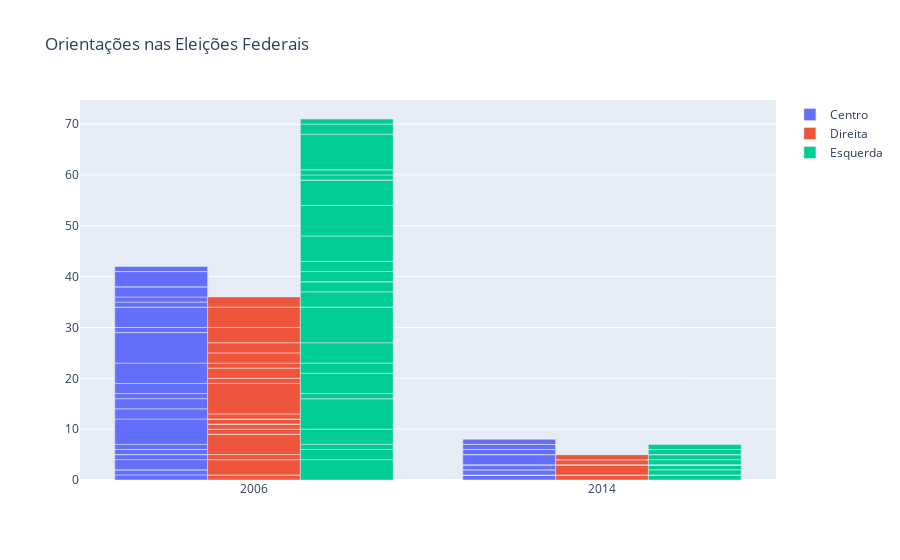

Notebook source saved alongside this figure:
### Code cell
# Gráfico para verificar a distribuição das Orientações nas Eleições Federais
fig = go.Figure(data=[
    go.Bar(name='Centro', x=eleicao_federais['ANO'], y=eleicao_federais['CENTRO']),
    go.Bar(name='Direita', x=eleicao_federais['ANO'], y=eleicao_federais['DIREITA']),
    go.Bar(name='Esquerda', x=eleicao_federais['ANO'], y=eleicao_federais['ESQUERDA'])
])


fig.update_layout(title_text='Orientações nas Eleições Federais')
fig.show()

### Figure 1 — Plotly figure (JSON) as saved in the notebook; plotly's stock layout.template omitted (floating-point values rounded to 4 significant figures)
{"data": [{"name": "Centro", "type": "bar", "x": [2006, 2006, 2006, 2006, 2006, 2006, 2006, 2006, 2006, 2006, 2006, 2006, 2006, 2006, 2006, 2006, 2006, 2006, 2006, 2006, 2006, 2006, 2006, 2006, 2006, 2006, 2006, 2006, 2014, 2014, 2014, 2014, 2014, 2014, 2014, 2014, 2014, 2014, 2014, 2014, 2014, 2014, 2014, 2014, 2014, 2014, 2014, 2014, 2014, 2014, 2014, 2014, 2014, 2014, 2014, 2014], "y": [1, 1, 0, 2, 1, 0, 1, 0, 1, 5, 2, 2, 1, 2, 4, 6, 0, 1, 0, 4, 0, 1, 1, 2, 0, 3, 0, 1, 1, 0, 0, 0, 0, 0, 1, 0, 1, 0, 0, 0, 2, 0, 0, 1, 0, 0, 1, 0, 0, 0, 0, 0, 0, 0, 0, 1]}, {"name": "Direita", "type": "bar", "x": [2006, 2006, 2006, 2006, 2006, 2006, 2006, 2006, 2006, 2006, 2006, 2006, 2006, 2006, 2006, 2006, 2006, 2006, 2006, 2006, 2006, 2006, 2006, 2006, 2006, 2006, 2006, 2006, 2014, 2014, 2014, 2014, 2014, 2014, 2014, 2014, 2014, 2014, 2014, 2014, 2014, 2014, 2014, 2014, 2014, 2014, 2014, 2014, 2014, 2014, 2014, 2014, 2014, 2014, 2014, 2014], "y": [1, 0, 3, 1, 4, 0, 1, 0, 1, 0, 1, 0, 0, 0, 0, 0, 0, 0, 1, 6, 1, 2, 1, 2, 2, 3, 4, 2, 0, 1, 0, 0, 0, 0, 0, 0, 0, 0, 0, 0, 0, 0, 0, 0, 0, 2, 0, 0, 0, 0, 0, 1, 0, 0, 1, 0]}, {"name": "Esquerda", "type": "bar", "x": [2006, 2006, 2006, 2006, 2006, 2006, 2006, 2006, 2006, 2006, 2006, 2006, 2006, 2006, 2006, 2006, 2006, 2006, 2006, 2006, 2006, 2006, 2006, 2006, 2006, 2006, 2006, 2006, 2014, 2014, 2014, 2014, 2014, 2014, 2014, 2014, 2014, 2014, 2014, 2014, 2014, 2014, 2014, 2014, 2014, 2014, 2014, 2014, 2014, 2014, 2014, 2014, 2014, 2014, 2014, 2014], "y": [4, 2, 1, 3, 6, 0, 1, 0, 4, 2, 4, 7, 0, 0, 3, 2, 0, 2, 2, 5, 6, 5, 0, 1, 1, 7, 2, 1, 1, 0, 0, 0, 1, 1, 0, 0, 0, 0, 0, 0, 0, 0, 0, 1, 1, 0, 0, 0, 1, 0, 0, 0, 0, 0, 0, 1]}], "layout": {"title": {"text": "Orientações nas Eleições Federais"}}}
